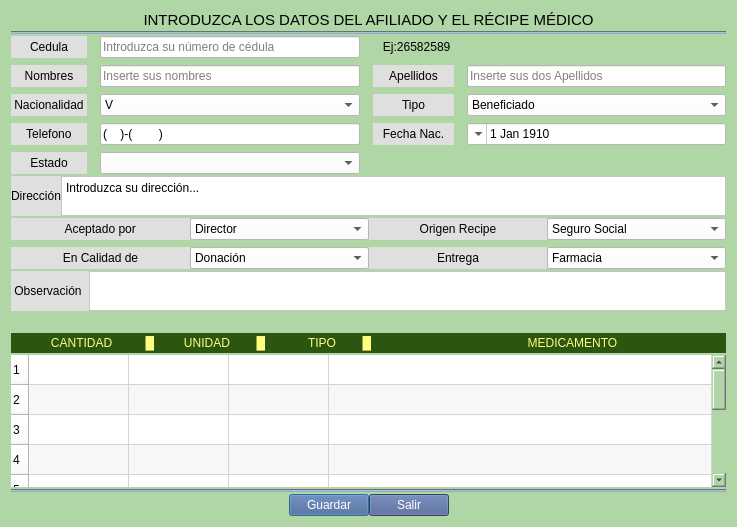
<?xml version="1.0" encoding="UTF-8"?>
<ui version="4.0">
 <class>EntradaMedicamento</class>
 <widget class="QDialog" name="EntradaMedicamento">
  <property name="windowModality">
   <enum>Qt::WindowModal</enum>
  </property>
  <property name="geometry">
   <rect>
    <x>0</x>
    <y>0</y>
    <width>737</width>
    <height>527</height>
   </rect>
  </property>
  <property name="windowTitle">
   <string>Entrada de Medicamento</string>
  </property>
  <property name="windowIcon">
   <iconset resource="../assets/resources.qrc">
    <normaloff>:/logo_ipasme/icons/IPASME-logo-DABC2AE9B1-seeklogo.com.png</normaloff>:/logo_ipasme/icons/IPASME-logo-DABC2AE9B1-seeklogo.com.png</iconset>
  </property>
  <property name="styleSheet">
   <string notr="true">background-color: rgb(177, 214, 166);</string>
  </property>
  <property name="modal">
   <bool>false</bool>
  </property>
  <layout class="QGridLayout" name="gridLayout_3">
   <property name="verticalSpacing">
    <number>2</number>
   </property>
   <item row="5" column="0">
    <layout class="QHBoxLayout" name="horizontalLayout_3">
     <property name="spacing">
      <number>0</number>
     </property>
     <property name="rightMargin">
      <number>0</number>
     </property>
     <item>
      <widget class="QLabel" name="ql_CtrlEntrada_direccioninfo_2">
       <property name="styleSheet">
        <string notr="true">background-color: rgb(223, 223, 223);
color: rgb(0, 0, 0);</string>
       </property>
       <property name="text">
        <string> Observación  </string>
       </property>
       <property name="alignment">
        <set>Qt::AlignJustify|Qt::AlignVCenter</set>
       </property>
      </widget>
     </item>
     <item>
      <widget class="QPlainTextEdit" name="qplt_CtrlEntrada_direccioninfo_2">
       <property name="minimumSize">
        <size>
         <width>0</width>
         <height>0</height>
        </size>
       </property>
       <property name="maximumSize">
        <size>
         <width>16777215</width>
         <height>40</height>
        </size>
       </property>
       <property name="styleSheet">
        <string notr="true">background-color: rgb(255, 255, 255);</string>
       </property>
       <property name="plainText">
        <string/>
       </property>
      </widget>
     </item>
    </layout>
   </item>
   <item row="7" column="0">
    <widget class="QLabel" name="label">
     <property name="minimumSize">
      <size>
       <width>0</width>
       <height>20</height>
      </size>
     </property>
     <property name="styleSheet">
      <string notr="true">background-color: rgb(44, 86, 16);
color: rgb(255, 255, 127);</string>
     </property>
     <property name="text">
      <string>            CANTIDAD          █         UNIDAD        █             TIPO        █                                               MEDICAMENTO</string>
     </property>
    </widget>
   </item>
   <item row="3" column="0">
    <layout class="QHBoxLayout" name="horizontalLayout">
     <item>
      <widget class="QLabel" name="ql_CtrlEntrada_direccioninfo">
       <property name="styleSheet">
        <string notr="true">background-color: rgb(223, 223, 223);
color: rgb(0, 0, 0);</string>
       </property>
       <property name="text">
        <string>Dirección</string>
       </property>
       <property name="alignment">
        <set>Qt::AlignCenter</set>
       </property>
      </widget>
     </item>
     <item>
      <widget class="QPlainTextEdit" name="qplt_CtrlEntrada_direccioninfo">
       <property name="maximumSize">
        <size>
         <width>16777215</width>
         <height>40</height>
        </size>
       </property>
       <property name="styleSheet">
        <string notr="true">background-color: rgb(255, 255, 255);</string>
       </property>
       <property name="plainText">
        <string>Introduzca su dirección...</string>
       </property>
       <property name="placeholderText">
        <string/>
       </property>
      </widget>
     </item>
    </layout>
   </item>
   <item row="6" column="0">
    <spacer name="verticalSpacer">
     <property name="orientation">
      <enum>Qt::Vertical</enum>
     </property>
     <property name="sizeType">
      <enum>QSizePolicy::Fixed</enum>
     </property>
     <property name="sizeHint" stdset="0">
      <size>
       <width>40</width>
       <height>20</height>
      </size>
     </property>
    </spacer>
   </item>
   <item row="1" column="0">
    <widget class="Line" name="line_2">
     <property name="styleSheet">
      <string notr="true">background-color: rgb(149, 170, 190);</string>
     </property>
     <property name="orientation">
      <enum>Qt::Horizontal</enum>
     </property>
    </widget>
   </item>
   <item row="9" column="0">
    <widget class="Line" name="line">
     <property name="styleSheet">
      <string notr="true">background-color: rgb(149, 170, 190);</string>
     </property>
     <property name="orientation">
      <enum>Qt::Horizontal</enum>
     </property>
    </widget>
   </item>
   <item row="10" column="0">
    <layout class="QHBoxLayout" name="horizontalLayout_2">
     <item>
      <spacer name="horizontalSpacer">
       <property name="orientation">
        <enum>Qt::Horizontal</enum>
       </property>
       <property name="sizeHint" stdset="0">
        <size>
         <width>40</width>
         <height>20</height>
        </size>
       </property>
      </spacer>
     </item>
     <item>
      <widget class="QPushButton" name="pushButton_2">
       <property name="styleSheet">
        <string notr="true">QPushButton{
	color:rgb(255, 255, 255);
	background-color: rgb(71, 93, 144);
}
QPushButton:hover
{
	border-style: solid;
	background-color: rgb(89, 118, 181);
}

QPushButton:pressed
{		
	background-color: rgb(62, 82, 125);
}</string>
       </property>
       <property name="text">
        <string>Guardar</string>
       </property>
      </widget>
     </item>
     <item>
      <widget class="QPushButton" name="pushButton">
       <property name="styleSheet">
        <string notr="true">QPushButton{
	color:rgb(255, 255, 255);
	background-color: rgb(71, 93, 144);
}
QPushButton:hover
{
	border-style: solid;
	background-color: rgb(89, 118, 181);
}

QPushButton:pressed
{		
	background-color: rgb(62, 82, 125);
}</string>
       </property>
       <property name="text">
        <string>Salir</string>
       </property>
      </widget>
     </item>
     <item>
      <spacer name="horizontalSpacer_2">
       <property name="orientation">
        <enum>Qt::Horizontal</enum>
       </property>
       <property name="sizeHint" stdset="0">
        <size>
         <width>40</width>
         <height>20</height>
        </size>
       </property>
      </spacer>
     </item>
    </layout>
   </item>
   <item row="2" column="0">
    <layout class="QGridLayout" name="gridLayout_2">
     <property name="horizontalSpacing">
      <number>13</number>
     </property>
     <property name="verticalSpacing">
      <number>7</number>
     </property>
     <item row="1" column="1">
      <widget class="QLineEdit" name="qlinee_CtrlEntrada_nombreinfo">
       <property name="focusPolicy">
        <enum>Qt::WheelFocus</enum>
       </property>
       <property name="styleSheet">
        <string notr="true">background-color: rgb(255, 255, 255);</string>
       </property>
       <property name="inputMask">
        <string>&gt;aaaaaaaaaaaaaaaaaaaaaaaaaaaaaa</string>
       </property>
       <property name="maxLength">
        <number>30</number>
       </property>
       <property name="placeholderText">
        <string>Inserte sus nombres</string>
       </property>
      </widget>
     </item>
     <item row="1" column="2">
      <widget class="QLabel" name="ql_CtrlEntrada_apellidostext">
       <property name="styleSheet">
        <string notr="true">background-color: rgb(223, 223, 223);
color: rgb(0, 0, 0);</string>
       </property>
       <property name="text">
        <string>Apellidos</string>
       </property>
       <property name="alignment">
        <set>Qt::AlignCenter</set>
       </property>
      </widget>
     </item>
     <item row="5" column="0">
      <widget class="QLabel" name="ql_CtrlEntrada_estadotext">
       <property name="styleSheet">
        <string notr="true">background-color: rgb(223, 223, 223);
color: rgb(0, 0, 0);</string>
       </property>
       <property name="text">
        <string> Estado </string>
       </property>
       <property name="alignment">
        <set>Qt::AlignCenter</set>
       </property>
      </widget>
     </item>
     <item row="1" column="3">
      <widget class="QLineEdit" name="qlinee_CtrlEntrada_apellidosinfo">
       <property name="styleSheet">
        <string notr="true">background-color: rgb(255, 255, 255);</string>
       </property>
       <property name="inputMask">
        <string>&gt;aaaaaaaaaaaaaaaaaaaaaaaaaaaaaa</string>
       </property>
       <property name="placeholderText">
        <string>Inserte sus dos Apellidos</string>
       </property>
      </widget>
     </item>
     <item row="4" column="0">
      <widget class="QLabel" name="ql_CtrlEntrada_telefonotext">
       <property name="styleSheet">
        <string notr="true">background-color: rgb(223, 223, 223);
color: rgb(0, 0, 0);</string>
       </property>
       <property name="text">
        <string> Telefono </string>
       </property>
       <property name="alignment">
        <set>Qt::AlignCenter</set>
       </property>
      </widget>
     </item>
     <item row="0" column="0">
      <widget class="QLabel" name="ql_CtrlEntrada_cedulatext">
       <property name="styleSheet">
        <string notr="true">background-color: rgb(223, 223, 223);
color: rgb(0, 0, 0);</string>
       </property>
       <property name="text">
        <string>Cedula</string>
       </property>
       <property name="alignment">
        <set>Qt::AlignCenter</set>
       </property>
      </widget>
     </item>
     <item row="1" column="0">
      <widget class="QLabel" name="ql_CtrlEntrada_nombrestext">
       <property name="styleSheet">
        <string notr="true">background-color: rgb(223, 223, 223);
color: rgb(0, 0, 0);</string>
       </property>
       <property name="text">
        <string>Nombres</string>
       </property>
       <property name="alignment">
        <set>Qt::AlignCenter</set>
       </property>
      </widget>
     </item>
     <item row="4" column="1">
      <widget class="QLineEdit" name="qlinee_CtrlEntrada_telefonoinfo">
       <property name="styleSheet">
        <string notr="true">background-color: rgb(255, 255, 255);</string>
       </property>
       <property name="inputMask">
        <string>(9999)-(99999999)</string>
       </property>
      </widget>
     </item>
     <item row="3" column="0">
      <widget class="QLabel" name="ql_CtrlEntrada_nacionalidadtext">
       <property name="minimumSize">
        <size>
         <width>0</width>
         <height>0</height>
        </size>
       </property>
       <property name="styleSheet">
        <string notr="true">background-color: rgb(223, 223, 223);
color: rgb(0, 0, 0);</string>
       </property>
       <property name="text">
        <string> Nacionalidad </string>
       </property>
       <property name="alignment">
        <set>Qt::AlignCenter</set>
       </property>
      </widget>
     </item>
     <item row="3" column="3">
      <widget class="QComboBox" name="cbox_CtrlEntrada_tipo_2">
       <property name="cursor">
        <cursorShape>PointingHandCursor</cursorShape>
       </property>
       <property name="styleSheet">
        <string notr="true">background-color: rgb(255, 255, 255);</string>
       </property>
       <item>
        <property name="text">
         <string>Beneficiado</string>
        </property>
       </item>
       <item>
        <property name="text">
         <string>Afiliado</string>
        </property>
       </item>
       <item>
        <property name="text">
         <string>Labor Social</string>
        </property>
       </item>
      </widget>
     </item>
     <item row="0" column="1">
      <widget class="QLineEdit" name="qlinee_CtrlEntrada_cedulainfo">
       <property name="baseSize">
        <size>
         <width>0</width>
         <height>0</height>
        </size>
       </property>
       <property name="cursor">
        <cursorShape>IBeamCursor</cursorShape>
       </property>
       <property name="focusPolicy">
        <enum>Qt::WheelFocus</enum>
       </property>
       <property name="styleSheet">
        <string notr="true">background-color: rgb(255, 255, 255);</string>
       </property>
       <property name="inputMask">
        <string>99999999999999</string>
       </property>
       <property name="text">
        <string/>
       </property>
       <property name="frame">
        <bool>true</bool>
       </property>
       <property name="placeholderText">
        <string>Introduzca su número de cédula</string>
       </property>
      </widget>
     </item>
     <item row="5" column="1">
      <widget class="QComboBox" name="cbox_CtrlEntrada_estadoinfo">
       <property name="styleSheet">
        <string notr="true">background-color: rgb(255, 255, 255);</string>
       </property>
       <property name="placeholderText">
        <string/>
       </property>
      </widget>
     </item>
     <item row="4" column="2">
      <widget class="QLabel" name="ql_CtrlEntrada_fechanactext">
       <property name="styleSheet">
        <string notr="true">background-color: rgb(223, 223, 223);
color: rgb(0, 0, 0);</string>
       </property>
       <property name="text">
        <string> Fecha Nac. </string>
       </property>
       <property name="alignment">
        <set>Qt::AlignCenter</set>
       </property>
      </widget>
     </item>
     <item row="3" column="2">
      <widget class="QLabel" name="ql_CtrlEntrada_tipotext">
       <property name="styleSheet">
        <string notr="true">background-color: rgb(223, 223, 223);
color: rgb(0, 0, 0);</string>
       </property>
       <property name="text">
        <string>Tipo</string>
       </property>
       <property name="alignment">
        <set>Qt::AlignCenter</set>
       </property>
      </widget>
     </item>
     <item row="3" column="1">
      <widget class="QComboBox" name="cbox_CtrlEntrada_nacionalidad">
       <property name="cursor">
        <cursorShape>PointingHandCursor</cursorShape>
       </property>
       <property name="styleSheet">
        <string notr="true">background-color: rgb(255, 255, 255);</string>
       </property>
       <item>
        <property name="text">
         <string>V</string>
        </property>
       </item>
       <item>
        <property name="text">
         <string>E</string>
        </property>
       </item>
      </widget>
     </item>
     <item row="4" column="3">
      <widget class="QDateEdit" name="qlinee_CtrlEntrada_fechanacinfo">
       <property name="layoutDirection">
        <enum>Qt::RightToLeft</enum>
       </property>
       <property name="styleSheet">
        <string notr="true">color: rgb(0, 0, 0);
font: 75 10pt &quot;MS Shell Dlg 2&quot;;
background-color: rgb(255, 255, 255);</string>
       </property>
       <property name="alignment">
        <set>Qt::AlignLeading|Qt::AlignLeft|Qt::AlignVCenter</set>
       </property>
       <property name="buttonSymbols">
        <enum>QAbstractSpinBox::UpDownArrows</enum>
       </property>
       <property name="maximumDate">
        <date>
         <year>2026</year>
         <month>12</month>
         <day>31</day>
        </date>
       </property>
       <property name="minimumDate">
        <date>
         <year>1910</year>
         <month>1</month>
         <day>1</day>
        </date>
       </property>
       <property name="displayFormat">
        <string/>
       </property>
       <property name="calendarPopup">
        <bool>true</bool>
       </property>
       <property name="date">
        <date>
         <year>1910</year>
         <month>1</month>
         <day>1</day>
        </date>
       </property>
      </widget>
     </item>
     <item row="0" column="2">
      <widget class="QLabel" name="LbEjemplo">
       <property name="styleSheet">
        <string notr="true">font: 75 9pt &quot;MS Shell Dlg 2&quot;;</string>
       </property>
       <property name="text">
        <string>   Ej:26582589 </string>
       </property>
      </widget>
     </item>
    </layout>
   </item>
   <item row="0" column="0">
    <widget class="QLabel" name="label_17">
     <property name="text">
      <string>&lt;html&gt;&lt;head/&gt;&lt;body&gt;&lt;p align=&quot;center&quot;&gt;&lt;span style=&quot; font-size:11pt;&quot;&gt;INTRODUZCA LOS DATOS DEL AFILIADO Y EL RÉCIPE MÉDICO&lt;/span&gt;&lt;/p&gt;&lt;/body&gt;&lt;/html&gt;</string>
     </property>
    </widget>
   </item>
   <item row="4" column="0">
    <layout class="QGridLayout" name="gridLayout">
     <property name="verticalSpacing">
      <number>7</number>
     </property>
     <item row="1" column="2">
      <widget class="QLabel" name="ql_CtrlEntrada_origenrecipetext">
       <property name="styleSheet">
        <string notr="true">background-color: rgb(223, 223, 223);
color: rgb(0, 0, 0);</string>
       </property>
       <property name="text">
        <string>  Origen Recipe  </string>
       </property>
       <property name="alignment">
        <set>Qt::AlignCenter</set>
       </property>
      </widget>
     </item>
     <item row="2" column="1">
      <widget class="QComboBox" name="cbox_CtrlEntrada_encalidaddetextinfo">
       <property name="cursor">
        <cursorShape>PointingHandCursor</cursorShape>
       </property>
       <property name="styleSheet">
        <string notr="true">background-color: rgb(255, 255, 255);</string>
       </property>
       <property name="currentIndex">
        <number>0</number>
       </property>
       <item>
        <property name="text">
         <string>Donación</string>
        </property>
       </item>
       <item>
        <property name="text">
         <string>Préstamo</string>
        </property>
       </item>
       <item>
        <property name="text">
         <string>Ingreso</string>
        </property>
       </item>
       <item>
        <property name="text">
         <string>Compra</string>
        </property>
       </item>
       <item>
        <property name="text">
         <string>Asignación</string>
        </property>
       </item>
      </widget>
     </item>
     <item row="2" column="2">
      <widget class="QLabel" name="ql_CtrlEntrada_entregatext">
       <property name="styleSheet">
        <string notr="true">background-color: rgb(223, 223, 223);
color: rgb(0, 0, 0);</string>
       </property>
       <property name="text">
        <string>Entrega</string>
       </property>
       <property name="alignment">
        <set>Qt::AlignCenter</set>
       </property>
      </widget>
     </item>
     <item row="1" column="3">
      <widget class="QComboBox" name="cbox_CtrlEntrada_origenrecipeinfo">
       <property name="cursor">
        <cursorShape>PointingHandCursor</cursorShape>
       </property>
       <property name="styleSheet">
        <string notr="true">background-color: rgb(255, 255, 255);</string>
       </property>
       <item>
        <property name="text">
         <string>Seguro Social</string>
        </property>
       </item>
       <item>
        <property name="text">
         <string>Hospital</string>
        </property>
       </item>
       <item>
        <property name="text">
         <string>Clinica Privada</string>
        </property>
       </item>
       <item>
        <property name="text">
         <string>Barrio Adentro</string>
        </property>
       </item>
       <item>
        <property name="text">
         <string>IPASME</string>
        </property>
       </item>
       <item>
        <property name="text">
         <string>Hospital Civil</string>
        </property>
       </item>
       <item>
        <property name="text">
         <string>Cardiológico</string>
        </property>
       </item>
      </widget>
     </item>
     <item row="1" column="0">
      <widget class="QLabel" name="ql_CtrlEntrada_aceptadoportext">
       <property name="styleSheet">
        <string notr="true">background-color: rgb(223, 223, 223);
color: rgb(0, 0, 0);</string>
       </property>
       <property name="text">
        <string>  Aceptado por  </string>
       </property>
       <property name="alignment">
        <set>Qt::AlignCenter</set>
       </property>
      </widget>
     </item>
     <item row="1" column="1">
      <widget class="QComboBox" name="cbox_CtrlEntrada_aceptadoporinfo">
       <property name="cursor">
        <cursorShape>PointingHandCursor</cursorShape>
       </property>
       <property name="styleSheet">
        <string notr="true">background-color: rgb(255, 255, 255);</string>
       </property>
       <item>
        <property name="text">
         <string>Director</string>
        </property>
       </item>
       <item>
        <property name="text">
         <string>Coordinador Médico</string>
        </property>
       </item>
       <item>
        <property name="text">
         <string>Doctor</string>
        </property>
       </item>
       <item>
        <property name="text">
         <string>Sin Autorización</string>
        </property>
       </item>
      </widget>
     </item>
     <item row="2" column="3">
      <widget class="QComboBox" name="cbox_CtrlEntrada_entregainfo">
       <property name="cursor">
        <cursorShape>PointingHandCursor</cursorShape>
       </property>
       <property name="styleSheet">
        <string notr="true">background-color: rgb(255, 255, 255);</string>
       </property>
       <item>
        <property name="text">
         <string>Farmacia</string>
        </property>
       </item>
       <item>
        <property name="text">
         <string>Administración</string>
        </property>
       </item>
       <item>
        <property name="text">
         <string>Director Medico</string>
        </property>
       </item>
       <item>
        <property name="text">
         <string>Gestión Humana</string>
        </property>
       </item>
       <item>
        <property name="text">
         <string>Jefe de almacén</string>
        </property>
       </item>
      </widget>
     </item>
     <item row="2" column="0">
      <widget class="QLabel" name="ql_CtrlEntrada_encalidaddetext">
       <property name="styleSheet">
        <string notr="true">background-color: rgb(223, 223, 223);
color: rgb(0, 0, 0);</string>
       </property>
       <property name="text">
        <string>  En Calidad de  </string>
       </property>
       <property name="alignment">
        <set>Qt::AlignCenter</set>
       </property>
      </widget>
     </item>
    </layout>
   </item>
   <item row="8" column="0">
    <widget class="QTableWidget" name="tb_tabla">
     <property name="sizePolicy">
      <sizepolicy hsizetype="Expanding" vsizetype="Expanding">
       <horstretch>0</horstretch>
       <verstretch>0</verstretch>
      </sizepolicy>
     </property>
     <property name="contextMenuPolicy">
      <enum>Qt::CustomContextMenu</enum>
     </property>
     <property name="styleSheet">
      <string notr="true">background-color: rgb(255, 255, 255);
font: 75 8pt &quot;MS Shell Dlg 2&quot;;
</string>
     </property>
     <property name="frameShape">
      <enum>QFrame::NoFrame</enum>
     </property>
     <property name="dragDropOverwriteMode">
      <bool>true</bool>
     </property>
     <property name="alternatingRowColors">
      <bool>true</bool>
     </property>
     <property name="selectionMode">
      <enum>QAbstractItemView::SingleSelection</enum>
     </property>
     <property name="rowCount">
      <number>10</number>
     </property>
     <property name="columnCount">
      <number>4</number>
     </property>
     <attribute name="horizontalHeaderVisible">
      <bool>false</bool>
     </attribute>
     <attribute name="horizontalHeaderStretchLastSection">
      <bool>true</bool>
     </attribute>
     <attribute name="verticalHeaderVisible">
      <bool>true</bool>
     </attribute>
     <attribute name="verticalHeaderShowSortIndicator" stdset="0">
      <bool>false</bool>
     </attribute>
     <row/>
     <row/>
     <row/>
     <row/>
     <row/>
     <row/>
     <row/>
     <row/>
     <row/>
     <row/>
     <column>
      <property name="text">
       <string>Cantidad</string>
      </property>
      <property name="font">
       <font>
        <pointsize>10</pointsize>
        <weight>75</weight>
        <bold>true</bold>
       </font>
      </property>
      <property name="textAlignment">
       <set>AlignCenter</set>
      </property>
     </column>
     <column>
      <property name="text">
       <string>Unidad</string>
      </property>
      <property name="font">
       <font>
        <pointsize>10</pointsize>
        <weight>75</weight>
        <bold>true</bold>
       </font>
      </property>
     </column>
     <column>
      <property name="text">
       <string>Tipo</string>
      </property>
      <property name="font">
       <font>
        <pointsize>10</pointsize>
        <weight>75</weight>
        <bold>true</bold>
       </font>
      </property>
     </column>
     <column>
      <property name="text">
       <string>Medicamento</string>
      </property>
      <property name="font">
       <font>
        <pointsize>10</pointsize>
        <weight>75</weight>
        <bold>true</bold>
       </font>
      </property>
     </column>
     <item row="0" column="0">
      <property name="text">
       <string/>
      </property>
      <property name="textAlignment">
       <set>AlignCenter</set>
      </property>
     </item>
     <item row="0" column="2">
      <property name="text">
       <string/>
      </property>
      <property name="whatsThis">
       <string/>
      </property>
      <property name="textAlignment">
       <set>AlignCenter</set>
      </property>
     </item>
     <item row="0" column="3">
      <property name="text">
       <string/>
      </property>
     </item>
     <item row="1" column="0">
      <property name="text">
       <string/>
      </property>
      <property name="textAlignment">
       <set>AlignCenter</set>
      </property>
     </item>
     <item row="1" column="2">
      <property name="textAlignment">
       <set>AlignCenter</set>
      </property>
     </item>
     <item row="2" column="0">
      <property name="text">
       <string/>
      </property>
      <property name="textAlignment">
       <set>AlignCenter</set>
      </property>
     </item>
     <item row="2" column="2">
      <property name="textAlignment">
       <set>AlignCenter</set>
      </property>
     </item>
     <item row="3" column="0">
      <property name="text">
       <string/>
      </property>
      <property name="textAlignment">
       <set>AlignCenter</set>
      </property>
     </item>
     <item row="3" column="2">
      <property name="textAlignment">
       <set>AlignCenter</set>
      </property>
     </item>
     <item row="4" column="0">
      <property name="text">
       <string/>
      </property>
      <property name="textAlignment">
       <set>AlignCenter</set>
      </property>
     </item>
     <item row="4" column="2">
      <property name="textAlignment">
       <set>AlignCenter</set>
      </property>
     </item>
     <item row="5" column="0">
      <property name="text">
       <string/>
      </property>
      <property name="textAlignment">
       <set>AlignCenter</set>
      </property>
     </item>
     <item row="5" column="2">
      <property name="textAlignment">
       <set>AlignCenter</set>
      </property>
     </item>
     <item row="6" column="0">
      <property name="text">
       <string/>
      </property>
      <property name="textAlignment">
       <set>AlignCenter</set>
      </property>
     </item>
     <item row="6" column="2">
      <property name="textAlignment">
       <set>AlignCenter</set>
      </property>
     </item>
     <item row="7" column="0">
      <property name="text">
       <string/>
      </property>
      <property name="textAlignment">
       <set>AlignCenter</set>
      </property>
     </item>
     <item row="7" column="2">
      <property name="textAlignment">
       <set>AlignCenter</set>
      </property>
     </item>
     <item row="8" column="0">
      <property name="text">
       <string/>
      </property>
      <property name="textAlignment">
       <set>AlignCenter</set>
      </property>
     </item>
     <item row="8" column="2">
      <property name="textAlignment">
       <set>AlignCenter</set>
      </property>
     </item>
     <item row="9" column="0">
      <property name="text">
       <string/>
      </property>
      <property name="textAlignment">
       <set>AlignCenter</set>
      </property>
     </item>
     <item row="9" column="2">
      <property name="textAlignment">
       <set>AlignCenter</set>
      </property>
     </item>
    </widget>
   </item>
  </layout>
 </widget>
 <tabstops>
  <tabstop>qlinee_CtrlEntrada_cedulainfo</tabstop>
  <tabstop>qlinee_CtrlEntrada_nombreinfo</tabstop>
  <tabstop>qlinee_CtrlEntrada_apellidosinfo</tabstop>
  <tabstop>cbox_CtrlEntrada_nacionalidad</tabstop>
  <tabstop>cbox_CtrlEntrada_tipo_2</tabstop>
  <tabstop>qlinee_CtrlEntrada_telefonoinfo</tabstop>
  <tabstop>qlinee_CtrlEntrada_fechanacinfo</tabstop>
  <tabstop>cbox_CtrlEntrada_estadoinfo</tabstop>
  <tabstop>qplt_CtrlEntrada_direccioninfo</tabstop>
  <tabstop>cbox_CtrlEntrada_aceptadoporinfo</tabstop>
  <tabstop>cbox_CtrlEntrada_origenrecipeinfo</tabstop>
  <tabstop>cbox_CtrlEntrada_encalidaddetextinfo</tabstop>
  <tabstop>cbox_CtrlEntrada_entregainfo</tabstop>
  <tabstop>qplt_CtrlEntrada_direccioninfo_2</tabstop>
  <tabstop>tb_tabla</tabstop>
  <tabstop>pushButton_2</tabstop>
  <tabstop>pushButton</tabstop>
 </tabstops>
 <resources>
  <include location="../assets/resources.qrc"/>
 </resources>
 <connections>
  <connection>
   <sender>pushButton</sender>
   <signal>clicked()</signal>
   <receiver>EntradaMedicamento</receiver>
   <slot>close()</slot>
   <hints>
    <hint type="sourcelabel">
     <x>446</x>
     <y>516</y>
    </hint>
    <hint type="destinationlabel">
     <x>279</x>
     <y>210</y>
    </hint>
   </hints>
  </connection>
 </connections>
</ui>
